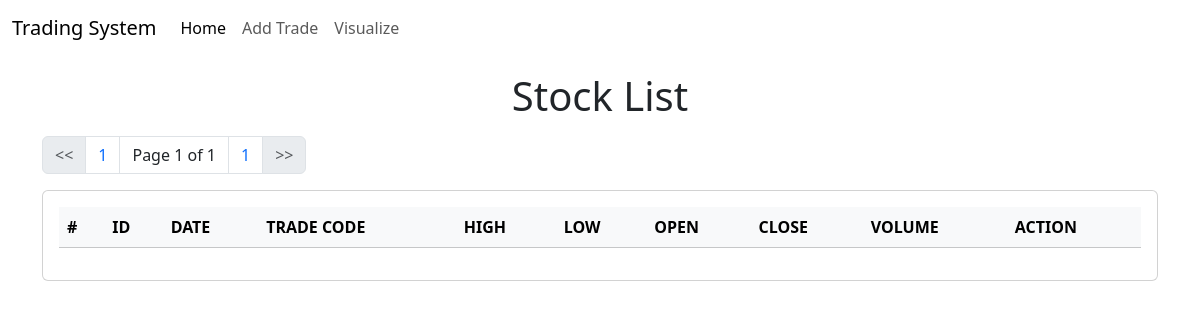
The app's page /, older data.
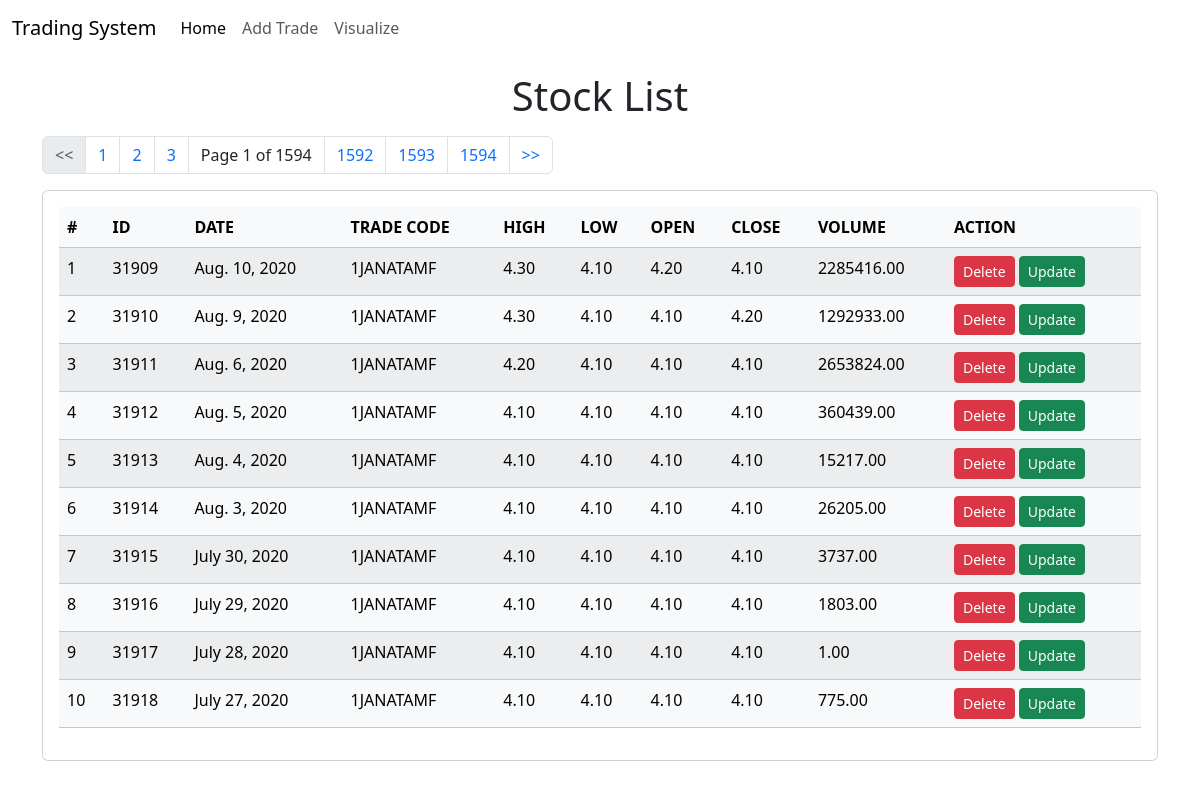
The same page, newer data.
### trade/models.py (models this page shows)
class Stock(models.Model):
    objects = models.Manager()
    id = AutoField(primary_key=True)
    date = models.DateField()
    trade_code = models.CharField(max_length=30)
    high = models.DecimalField(max_digits=15, decimal_places=2)
    low = models.DecimalField(max_digits=15, decimal_places=2)
    open = models.DecimalField(max_digits=15, decimal_places=2)
    close = models.DecimalField(max_digits=15, decimal_places=2)
    volume = models.DecimalField(max_digits=15, decimal_places=2)

### trade/views.py (the view)
# urls.py: path("", views.index, name="index"),
def index(request):
    _pageNumber = pageNumber
    if request.GET.get('page') is None:
        if 'page' not in request.session:
            pass
        else:
            return redirect("/?page=" + str(request.session['page']))
    else:
        _pageNumber = request.GET.get('page')
        if _pageNumber == "-1": _pageNumber = Stock.objects.count()
    request.session['page'] = _pageNumber
    request.session.modified = True
    try:
        queryset = Stock.objects.get_queryset().order_by('id')
        stocks_paginated = Paginator(queryset, perPage)
    except Exception as e:
        messages.error(request, repr(e))
        return redirect("/?page=1")
    page = stocks_paginated.get_page(_pageNumber)
    prev_page = 0
    if page.has_previous():
        prev_page = page.previous_page_number()
    return render(request, "trade/index.html",
                  {'stocks': page, 'prevElementCount': prev_page * perPage})

### trade/templates/trade/index.html (shortened to what this page needs)
<!doctype html>
<html lang="en">
<head>
    {% load bootstrap5 %}
    {% bootstrap_css %}
</head>
<body>
{% load mathfilters %}
{% include 'trade/navbar.html' %}
<h1 class="text-center my-3">Stock List</h1>
<div class="container">
    <div class="my-2 mx-auto">
        {% include 'trade/pagination.html' with page_obj=stocks only%}
    </div>
    <div class="row">
        <div class="col-md-12">
            <div class="card">
                <div class="card-body">
                    <table class="table table-light table-striped table-hover">
                        <thead>
                        <tr>
                            <th>#</th>
                            <th>ID</th>
                            <th>DATE</th>
                            <th>TRADE CODE</th>
                            <th>HIGH</th>
                            <th>LOW</th>
                            <th>OPEN</th>
                            <th>CLOSE</th>
                            <th>VOLUME</th>
                            <th>ACTION</th>
                        </tr>
                        </thead>
                        <tbody>
                        {% for stock in stocks %}
                        <tr>
                            <td>{{forloop.counter|add:prevElementCount}}</td>
                            <td>{{stock.id}}</td>
                            <td>{{stock.date}}</td>
                            <td>{{stock.trade_code}}</td>
                            <td>{{stock.high}}</td>
                            <td>{{stock.low}}</td>
                            <td>{{stock.open}}</td>
                            <td>{{stock.close}}</td>
                            <td>{{stock.volume}}</td>
                            <td>
                                <a href="/delete/{{stock.id}}"
                                   class="btn btn-danger btn-sm">Delete</a>
                                <a href="/update/{{stock.id}}"
                                   class="btn btn-success btn-sm">Update</a>
                            </td>
                        </tr>
                        {%endfor%}
                        </tbody>
                    </table>
                </div>
            </div>
        </div>
    </div>
</div>
</body>
</html>

### trade/templates/trade/navbar.html (shortened to what this page needs)
<nav class="navbar navbar-light navbar-expand-lg">
    <div class="container-fluid">
        <a class="navbar-brand" href="/">Trading System</a>
        <div class="collapse navbar-collapse" id="navbarSupportedContent">
            <ul class="navbar-nav me-auto mb-2 mb-lg-0">
                <li class="nav-item">
                    <a class="nav-link active" aria-current="page" href="/">Home</a>
                </li>
                <li class="nav-item">
                    <a class="nav-link" href="/add">Add Trade</a>
                </li>
                <li><a class="nav-link" href="/chart">Visualize</a></li>
            </ul>
        </div>
    </div>
</nav>

### trade/templates/trade/pagination.html (shortened to what this page needs)
{% load mathfilters %}
<nav aria-label="Page navigation">
    <ul class="pagination">
        <li class="page-item"><a class="page-link {% if page_obj.has_previous %}{% else %}disabled{% endif %}"
                                 href="{% if page_obj.has_previous %}/?page={{page_obj.previous_page_number}}{% endif %}"><<</a>
        </li>
        <li class="page-item"><a class="page-link" href="/?page=1">1</a></li>
        {% if 2 < page_obj.paginator.num_pages %}
        <li class="page-item"><a class="page-link" href="/?page=2">2</a></li>
        {% endif %}
        {% if 3 < page_obj.paginator.num_pages %}
        <li class="page-item"><a class="page-link" href="/?page=3">3</a></li>
        {% endif %}
        <li class="page-item">
            <a class="page-link text-dark">Page {{ page_obj.number }} of {{ page_obj.paginator.num_pages }} </a>
        </li>
        {% if page_obj.paginator.num_pages|sub:2 > 3 %}
        <li class="page-item">
            <a class="page-link" href="/?page={{ page_obj.paginator.num_pages|sub:2 }}">
                {{ page_obj.paginator.num_pages|sub:2 }}
            </a>
        </li>
        {% endif %}
        {% if page_obj.paginator.num_pages|sub:1 > 3 %}
        <li class="page-item">
            <a class="page-link" href="/?page={{ page_obj.paginator.num_pages|sub:1 }}">
                {{ page_obj.paginator.num_pages|sub:1 }}
            </a>
        </li>
        {% endif %}
        <li class="page-item">
            <a class="page-link" href="/?page={{ page_obj.paginator.num_pages }}">
                {{ page_obj.paginator.num_pages }}
            </a>
        </li>
        <li class="page-item"><a class="page-link {% if page_obj.has_next %}{% else %}disabled{% endif %}"
                                 href="{% if page_obj.has_next %} /?page={{page_obj.next_page_number}}{% endif %}">>></a>
        </li>
    </ul>
</nav>

Row changes from the older to the newer data that the page shows:
added Stock: id "31909", date "Aug. 10, 2020", trade_code "1JANATAMF", high "4.30", low "4.10", open "4.20", close "4.10", volume "2285416.00"
added Stock: id "31910", date "Aug. 9, 2020", trade_code "1JANATAMF", high "4.30", low "4.10", open "4.10", close "4.20", volume "1292933.00"
added Stock: id "31911", date "Aug. 6, 2020", trade_code "1JANATAMF", high "4.20", low "4.10", open "4.10", close "4.10", volume "2653824.00"
added Stock: id "31912", date "Aug. 5, 2020", trade_code "1JANATAMF", high "4.10", low "4.10", open "4.10", close "4.10", volume "360439.00"
added Stock: id "31913", date "Aug. 4, 2020", trade_code "1JANATAMF", high "4.10", low "4.10", open "4.10", close "4.10", volume "15217.00"
added Stock: id "31914", date "Aug. 3, 2020", trade_code "1JANATAMF", high "4.10", low "4.10", open "4.10", close "4.10", volume "26205.00"
added Stock: id "31915", date "July 30, 2020", trade_code "1JANATAMF", high "4.10", low "4.10", open "4.10", close "4.10", volume "3737.00"
added Stock: id "31916", date "July 29, 2020", trade_code "1JANATAMF", high "4.10", low "4.10", open "4.10", close "4.10", volume "1803.00"
added Stock: id "31917", date "July 28, 2020", trade_code "1JANATAMF", high "4.10", low "4.10", open "4.10", close "4.10", volume "1.00"
added Stock: id "31918", date "July 27, 2020", trade_code "1JANATAMF", high "4.10", low "4.10", open "4.10", close "4.10", volume "775.00"
Text that changed along with them:
{{ page_obj.paginator.num_pages }}: "1" → "1594"
{{ page_obj.paginator.num_pages|sub:2 }}: (not shown) → "1592"
{{ page_obj.paginator.num_pages|sub:1 }}: (not shown) → "1593"
text now shown: "2 3"
